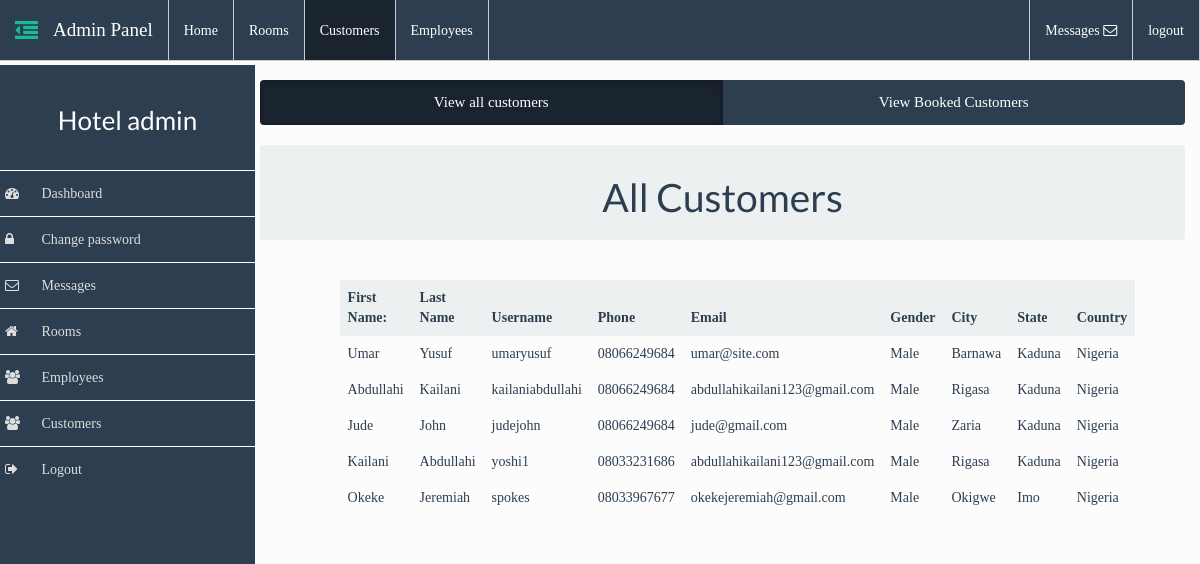
Screenshot of /admin/admin.php?action=customers (signed in) with the database file from the repository.
### tables this page shows
CREATE TABLE `users` (
  `id` int(11) NOT NULL,
  `firstname` varchar(50) NOT NULL,
  `lastname` varchar(50) NOT NULL,
  `username` varchar(50) NOT NULL,
  `password` varchar(50) NOT NULL,
  `phone` text NOT NULL,
  `email` varchar(50) NOT NULL,
  `gender` text NOT NULL,
  `city` varchar(30) NOT NULL,
  `country` varchar(30) NOT NULL,
  `state` varchar(30) NOT NULL,
  `picture` varchar(50) NOT NULL DEFAULT 'user.jpg'
);

### admin/includes/customers.php (the view)
<div class="row">
	<div class="col-md-12">
		<div class="btn-group btn-group-justified">
		  <a href="admin.php?action=customers" class="btn btn-primary active">View all customers</a>
		  <a href="admin.php?action=view_booked_customers" class="btn btn-primary">View Booked Customers</a>
		</div>
	</div>
</div>
<br>
<div class="row">
	<div class="col-md-12">
		<header class="text-center">
			<div class="well well-sm">
				<h1>All Customers</h1>
			</div>
		</header>
	</div>
</div>
<br>
<div class="row">
	<div class="col-md-10 col-md-offset-1">
		<table class="table">
			<thead>
				<tr class="active">
					<th>First Name:</th>
					<th>Last Name</th>
					<th>Username</th>
					<th>Phone</th>
					<th>Email</th>
					<th>Gender</th>
					<th>City</th>
					<th>State</th>
					<th>Country</th>
				</tr>
			</thead>
			<tbody>
				<?php
					$sql = "SELECT * FROM `users`";
					$r_sql = mysqli_query($dbc, $sql);
					while($row = mysqli_fetch_array($r_sql)){
						$firstname = $row['firstname'];
						$lastname = $row['lastname'];
						$username = $row['username'];
						$phone = $row['phone'];
						$email = $row['email'];
						$gender = $row['gender'];
						$city = $row['city'];
						$state = $row['state'];
						$country = $row['country'];
				?>
				<tr>
					<td><?php echo ucfirst($firstname); ?></td>
					<td><?php echo ucfirst($lastname); ?></td>
					<td><?php echo $username; ?></td>
					<td><?php echo $phone; ?></td>
					<td><?php echo $email; ?></td>
					<td><?php echo ucfirst($gender); ?></td>
					<td><?php echo ucfirst($city); ?></td>
					<td><?php echo ucfirst($state); ?></td>
					<td><?php echo ucfirst($country); ?></td>
				</tr>
				<?php } ?>
			</tbody>
		</table>
	</div>
</div>

### assets/css/sidebar.css (style rules this page uses)
* { box-sizing: border-box; -webkit-box-sizing: border-box; -moz-box-sizing: border-box; }
body { padding-top: 55px; }

### assets/css/styles.css (style rules this page uses)
* { -webkit-box-sizing: border-box; box-sizing: border-box; }
body { font-family: ubuntu; font-size: 140%; -webkit-box-sizing: border-box; box-sizing: border-box; background-color: #fcfcfc; padding-top: 65px; }

### rows the page displays
users: firstname "Umar", lastname "Yusuf", username "umaryusuf", phone "08066249684", email "umar@site.com", gender "Male", city "Barnawa", state "Kaduna", country "Nigeria"
users: firstname "Abdullahi", lastname "Kailani", username "kailaniabdullahi", phone "08066249684", email "abdullahikailani123@gmail.com", gender "Male", city "Rigasa", state "Kaduna", country "Nigeria"
users: firstname "Jude", lastname "John", username "judejohn", phone "08066249684", email "jude@gmail.com", gender "Male", city "Zaria", state "Kaduna", country "Nigeria"
users: firstname "Kailani", lastname "Abdullahi", username "yoshi1", phone "08033231686", email "abdullahikailani123@gmail.com", gender "Male", city "Rigasa", state "Kaduna", country "Nigeria"
users: firstname "Okeke", lastname "Jeremiah", username "spokes", phone "08033967677", email "okekejeremiah@gmail.com", gender "Male", city "Okigwe", state "Imo", country "Nigeria"

### other values shown
$_SESSION['admin'] "admin"
